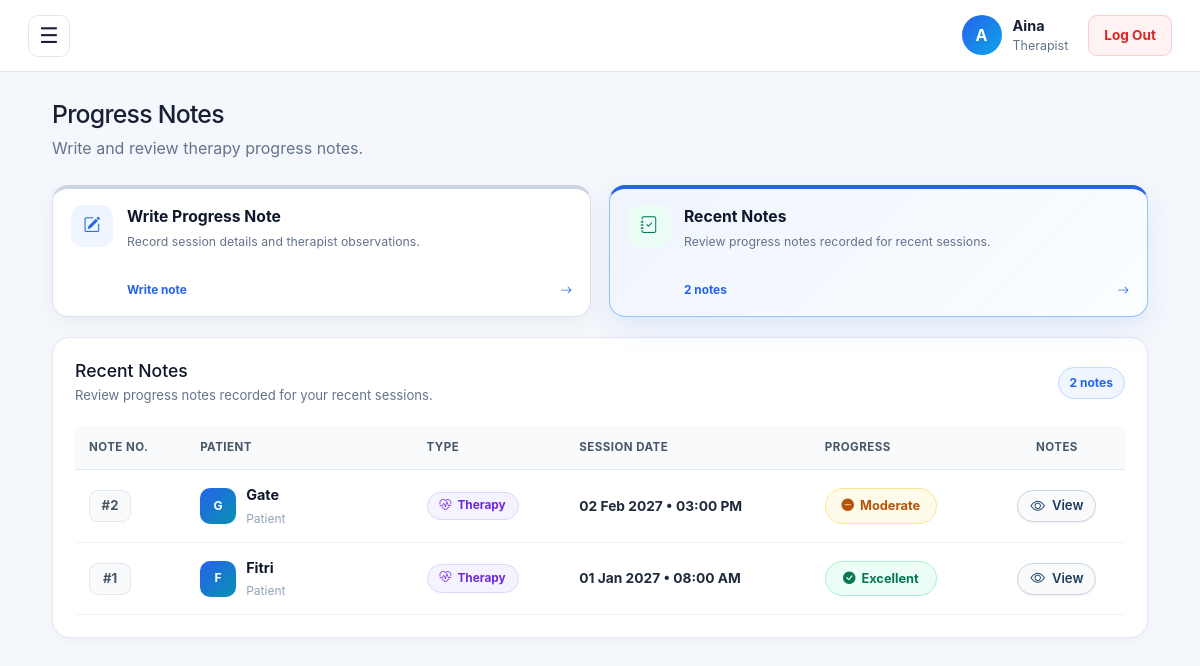
The app's page /therapist/progress-notes (signed in), older data.
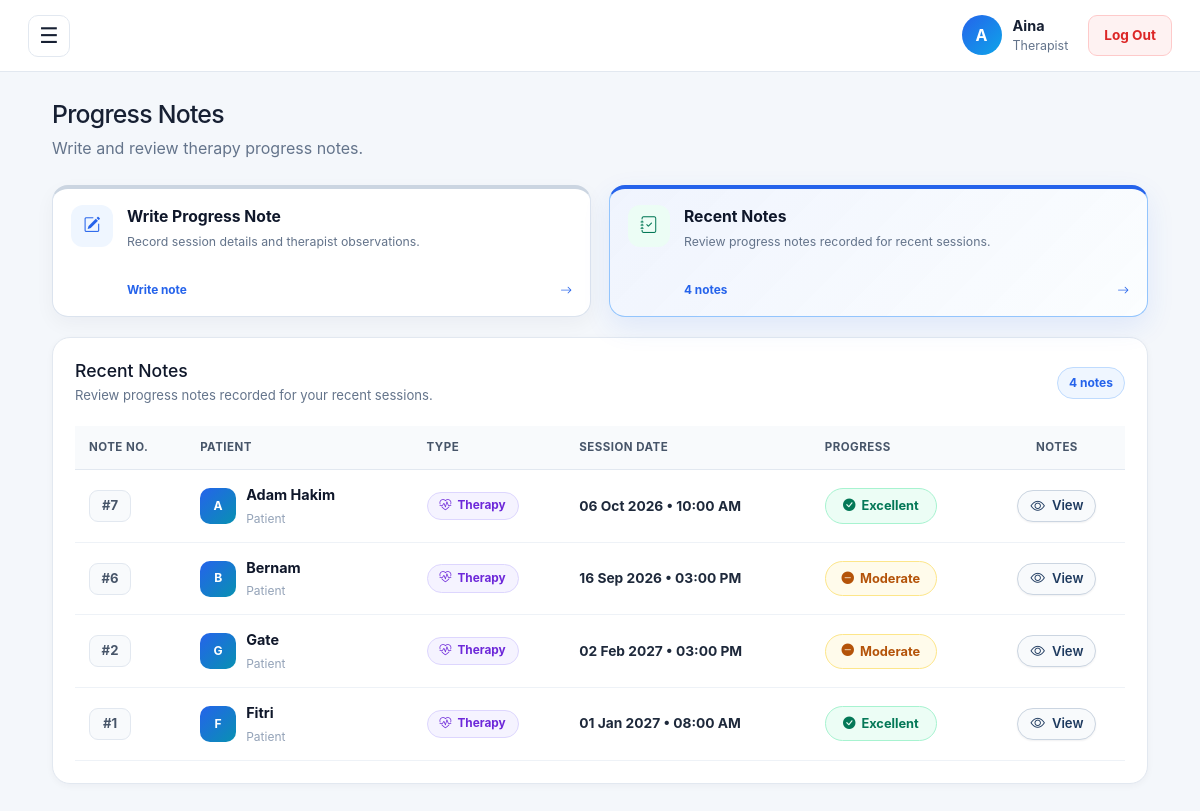
The same page, newer data.
### tables this page shows
CREATE TABLE progress_notes (
        note_id INTEGER PRIMARY KEY AUTOINCREMENT,
        appointment_id INTEGER NOT NULL,
        therapist_user_id INTEGER NOT NULL,
        created_at TEXT NOT NULL,
        content TEXT NOT NULL, goal_score INTEGER DEFAULT 0, attendance_rate INTEGER DEFAULT 0, therapist_rating INTEGER DEFAULT 0, progress_status TEXT, ai_recommendation TEXT, diagnosis TEXT, updated_at TEXT,
        FOREIGN KEY(appointment_id) REFERENCES appointments(appointment_id),
        FOREIGN KEY(therapist_user_id) REFERENCES users(user_id)
    );

CREATE TABLE "clients" (
                client_id INTEGER PRIMARY KEY AUTOINCREMENT,

                parent_user_id INTEGER,
                patient_user_id INTEGER,

                full_name TEXT NOT NULL,
                date_of_birth TEXT,
                gender TEXT,
                diagnosis TEXT,
                created_at TEXT,

                FOREIGN KEY(parent_user_id)
                    REFERENCES users(user_id),

                FOREIGN KEY(patient_user_id)
                    REFERENCES users(user_id)
            );

CREATE TABLE appointments (
        appointment_id INTEGER PRIMARY KEY AUTOINCREMENT,
        client_id INTEGER NOT NULL,
        therapist_user_id INTEGER NOT NULL,
        appointment_type TEXT NOT NULL CHECK(appointment_type IN ('THERAPY','ASSESSMENT')) DEFAULT 'THERAPY',
        date_time TEXT NOT NULL,
        location TEXT,
        status TEXT NOT NULL CHECK(status IN ('Scheduled','Cancelled','Completed')) DEFAULT 'Scheduled',
        notes TEXT,

        confirmation_status TEXT NOT NULL
            CHECK(confirmation_status IN ('Pending','Accepted','Declined','Rescheduled'))
            DEFAULT 'Pending',
        update_note TEXT,
        last_updated_at TEXT,

        FOREIGN KEY(client_id) REFERENCES clients(client_id),
        FOREIGN KEY(therapist_user_id) REFERENCES users(user_id)
    );

### app.py (the view)
@app.get("/therapist/progress-notes")
@login_required(roles=["THERAPIST"])
def therapist_progress_notes():
    therapist_id = session["user"]["user_id"]
    db = get_db()
    sessions = db.execute("""
        SELECT
            a.appointment_id,
            a.date_time,
            a.appointment_type,

            a.confirmation_status,
            c.full_name AS client_name

        FROM appointments a
        JOIN clients c
            ON c.client_id = a.client_id
        WHERE a.therapist_user_id = ?
        ORDER BY a.date_time DESC
    """, (therapist_id,)).fetchall()
    notes = db.execute("""
        SELECT
            pn.note_id,
            pn.created_at,
            pn.updated_at,
            pn.content,

            pn.goal_score,
            pn.attendance_rate,
            pn.therapist_rating,
            pn.progress_status,
            pn.ai_recommendation,

            a.appointment_id,
            a.appointment_type,
            a.date_time,

            c.client_id,
            c.full_name AS client_name,
            c.date_of_birth,
            c.gender,
            c.diagnosis

        FROM progress_notes pn
        JOIN appointments a
            ON a.appointment_id = pn.appointment_id
        JOIN clients c
            ON c.client_id = a.client_id
        WHERE pn.therapist_user_id = ?

        ORDER BY COALESCE(pn.updated_at, pn.created_at) DESC
    """, (therapist_id,)).fetchall()
    return render_template(
        "therapist_progress_notes.html",
        sessions=sessions,
        notes=notes
    )

### app.py (called while the page is built)
def get_db():
    if "db" not in g:
        g.db = sqlite3.connect(DB_PATH)
        g.db.row_factory = sqlite3.Row
    return g.db

def format_datetime(value):
    if not value:
        return "-"
    for fmt in ("%Y-%m-%d %H:%M:%S", "%Y-%m-%d %H:%M"):
        try:
            return datetime.strptime(
                value,
                fmt
            ).strftime("%d %b %Y • %I:%M %p")
        except ValueError:
            pass
    return value

def login_required(roles=None):
    def decorator(fn):
        @wraps(fn)
        def wrapper(*args, **kwargs):
            user = session.get("user")
            if not user:
                flash("Please log in first.", "error")
                return redirect(url_for("home"))
            if roles and user.get("role") not in roles:
                abort(403)
            return fn(*args, **kwargs)
        return wrapper
    return decorator

### templates/therapist_progress_notes.html (shortened to what the changed rows need)
{% extends "base.html" %}
{% block content %}
<div class="page-container">
  <div class="page-heading">
    <h1>Progress Notes</h1>
  </div>
  <div class="progress-note-section-selectors">
  <button
    type="button"
    class="progress-note-section-card active"
    data-progress-tab="recent"
    aria-selected="true"
  >
    <span class="progress-note-section-content">
      <strong>Recent Notes</strong>
      <small>
        Review progress notes recorded for recent sessions.
      </small>
      <span class="progress-note-section-link">
        {{ notes | length }} notes
        <i class="bi bi-arrow-right"></i>
      </span>
    </span>
  </button>
</div>
    <section
      id="recentProgressNotesPanel"
      class="progress-note-tab-panel active"
      data-progress-panel="recent"
    >
  <section class="table-card therapist-notes-card">
  <div class="table-card-header">
    <div>
      <h2>Recent Notes</h2>
      <p>
      </p>
    </div>
    <span class="table-count">
      {{ notes | length }} notes
    </span>
  </div>
  {% if notes %}
    <div class="table-responsive">
      <table
        id="therapistRecentNotesTable"
        class="table table-hover align-middle modern-data-table"
        style="width: 100%;"
      >
        <thead>
          <tr>
            <th>Note No.</th>
            <th>Patient</th>
            <th>Type</th>
            <th>Session Date</th>
            <th>Progress</th>
            <th>Notes</th>
          </tr>
        </thead>
        <tbody>
          {% for n in notes %}
            <tr>
              <td>
                <span class="note-id">
                  #{{ n.note_id }}
                </span>
              </td>
              <td>
                <div class="table-person">
                  <span class="table-avatar">
                    {{ n.client_name[0] | upper }}
                  </span>
                  <div>
                    <strong>
                      {{ n.client_name | title }}
                    </strong>
                    <small>
                      Patient
                    </small>
                  </div>
                </div>
              </td>
              <td>
                {% if n.appointment_type == "Assessment" %}
                  <span class="session-type-badge type-assessment">
                    <i class="bi bi-clipboard-pulse"></i>
                    Assessment
                  </span>
                {% else %}
                  <span class="session-type-badge type-therapy">
                    <i class="bi bi-heart-pulse"></i>
                    Therapy
                  </span>
                {% endif %}
              </td>
              <td>
                <div class="recent-note-date">
                  <strong>
                    {{ n.date_time | datetime }}
                  </strong>
                </div>
              </td>
              <td>
                {% if n.progress_status == "Excellent Progress" %}
                  <span class="progress-status-badge status-excellent">
                    <i class="bi bi-check-circle-fill"></i>
                    Excellent
                  </span>
                {% elif n.progress_status == "Good Progress" %}
                  <span class="progress-status-badge status-good">
                    <i class="bi bi-arrow-up-circle-fill"></i>
                    Good
                  </span>
                {% elif n.progress_status == "Moderate Progress" %}
                  <span class="progress-status-badge status-moderate">
                    <i class="bi bi-dash-circle-fill"></i>
                    Moderate
                  </span>
                {% else %}
                  <span class="progress-status-badge status-poor">
                    <i class="bi bi-exclamation-circle-fill"></i>
                    {{ n.progress_status or "Not Evaluated" }}
                  </span>
                {% endif %}
              </td>
              <td>
                <button
                  type="button"
                  class="progress-note-view-btn view-note-btn"
                  data-note-id="{{ n.note_id }}"
                  data-client="{{ n.client_name | title | e }}"
                  data-type="{{ n.appointment_type | title | e }}"
                  data-session-date="{{ n.date_time | datetime | e }}"
                  data-created="{{ n.created_at | datetime | e }}"
                  data-updated="{% if n.updated_at %}{{ n.updated_at | datetime | e }}{% endif %}"
                  data-dob="{{ n.date_of_birth or '' }}"
                  data-gender="{{ n.gender | title if n.gender else 'Not Available' }}"
                  data-diagnosis="{{ (n.diagnosis or '') | e }}"
                  data-content="{{ n.content | e }}"
                >
                  <i class="bi bi-eye"></i>
                  View
                </button>
              </td>
            </tr>
          {% endfor %}
        </tbody>
      </table>
    </div>
  {% endif %}
    </section>
  </section>
</div>
{% endblock %}

Row changes from the older to the newer data that the page shows:
added progress_notes: note_id "7", full_name "A", client_name "Adam Hakim", date_time "06 Oct 2026 • 10:00 AM", shows "Excellent"
added progress_notes: note_id "6", full_name "B", client_name "Bernam", date_time "16 Sep 2026 • 03:00 PM", shows "Moderate"
Text that changed along with them:
{{ notes | length }}: "2" → "4"
